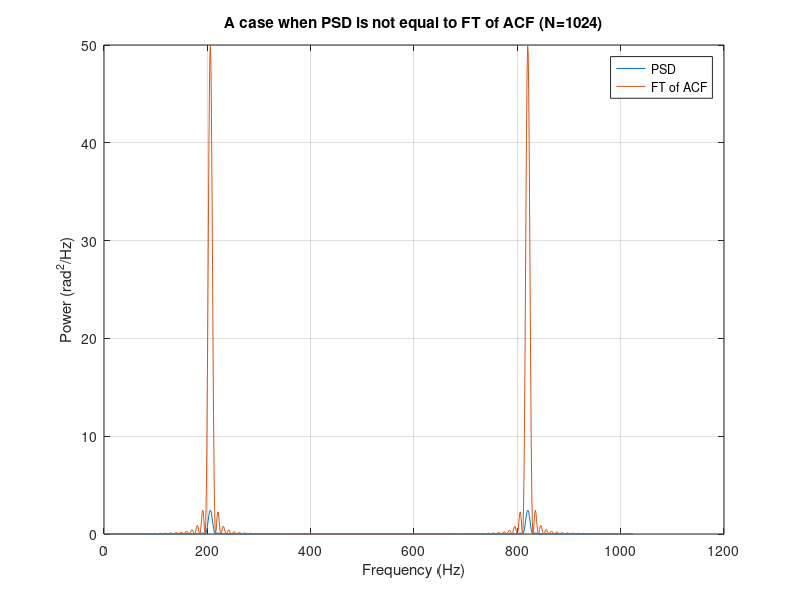

Write MATLAB code to recreate this figure.
clear; close all;
%% Initialisation
fs = 1e2;
t = 0: 1 / fs: 1;
N = 1024;
f = [80 150];
% xn = sin(2 * pi * f(1) * t) + sin(2 * pi * f(2) * t) + randn(size(t));
xn = sin(2 * pi * f(1) * t) + sin(2 * pi * f(2) * t);
% xn = randn(size(t));
%% ACF
acf = xcorr(xn, 'coeff');
acfFt = abs(fft(acf, N));
%% PSD
psd = abs(fft(xn, N) .^ 2) / (N + 1);
%% Result
figure;
plot(psd);
hold on;
plot(acfFt);
grid on;
legend('PSD', 'FT of ACF');
title('A case when PSD is not equal to FT of ACF (N=1024)');
xlabel('Frequency (Hz)');
ylabel('Power (rad^2/Hz)');
